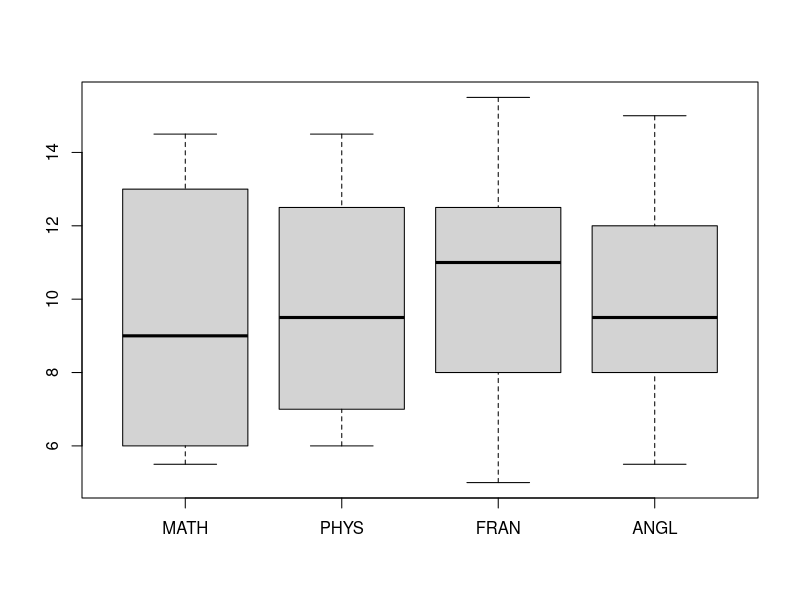
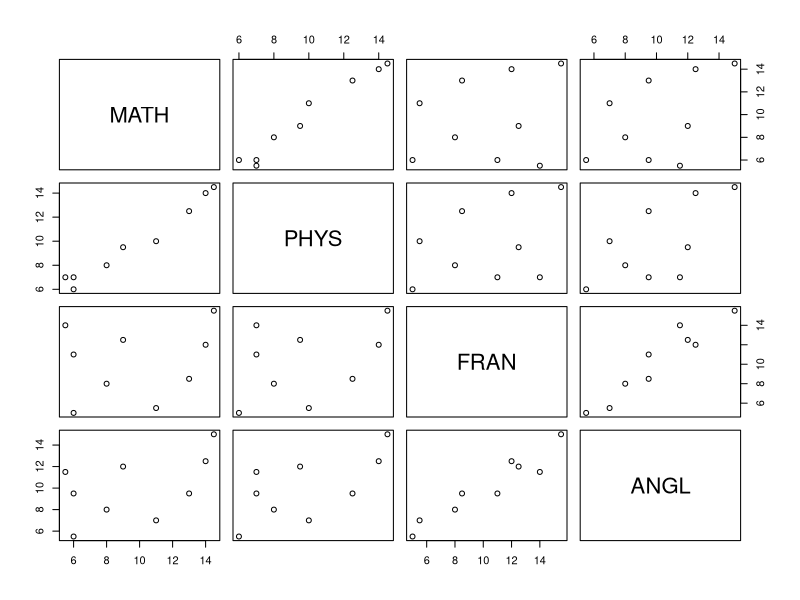
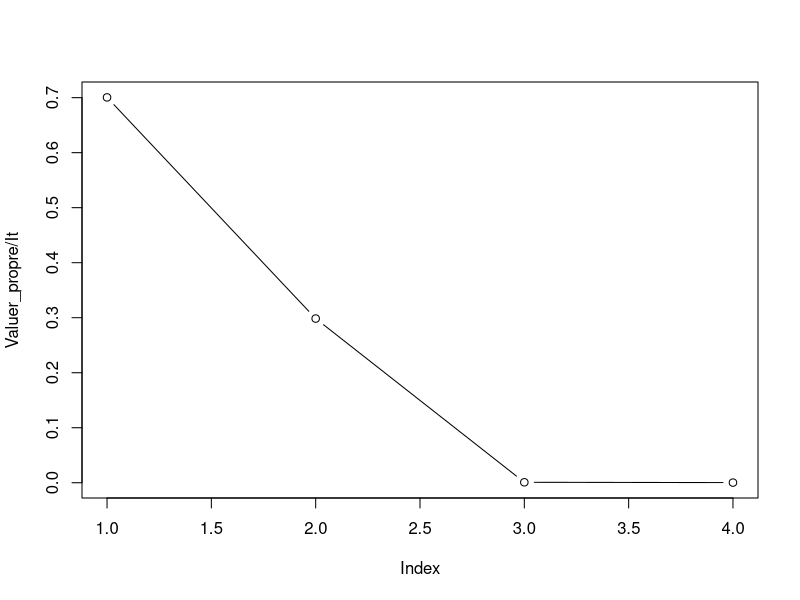
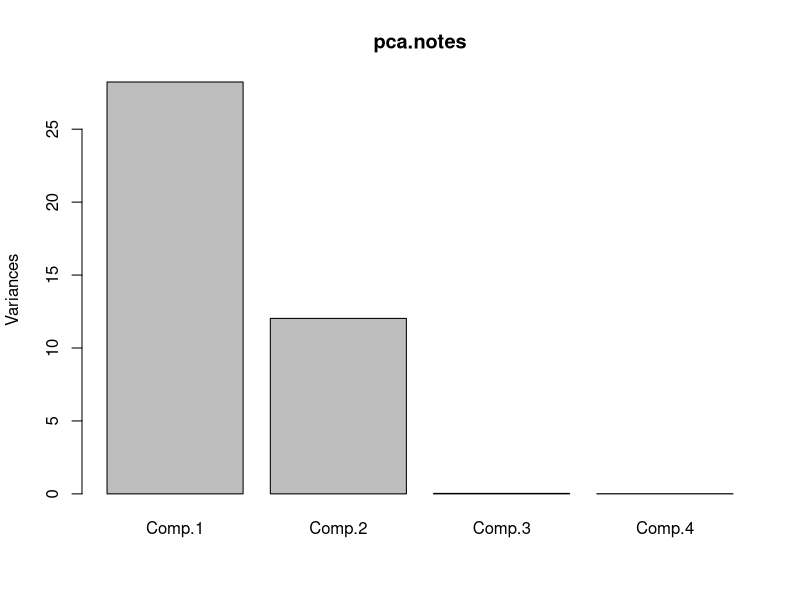
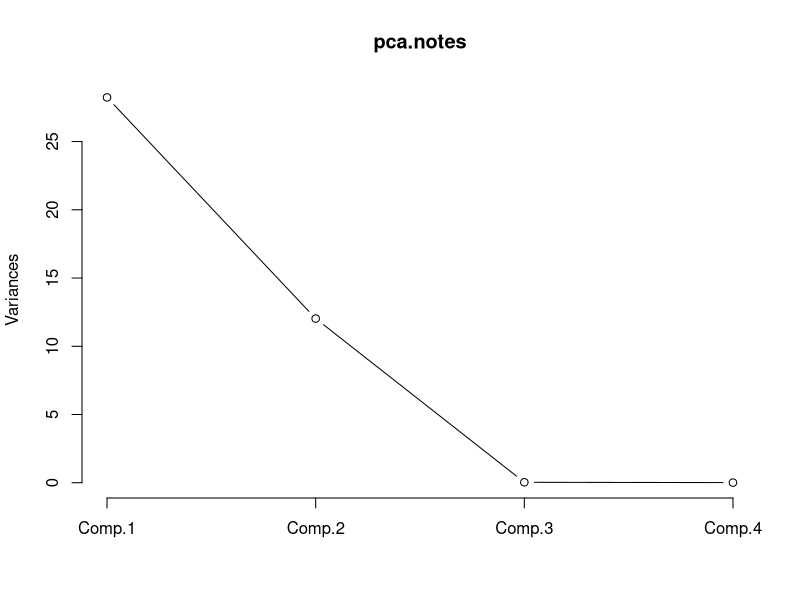
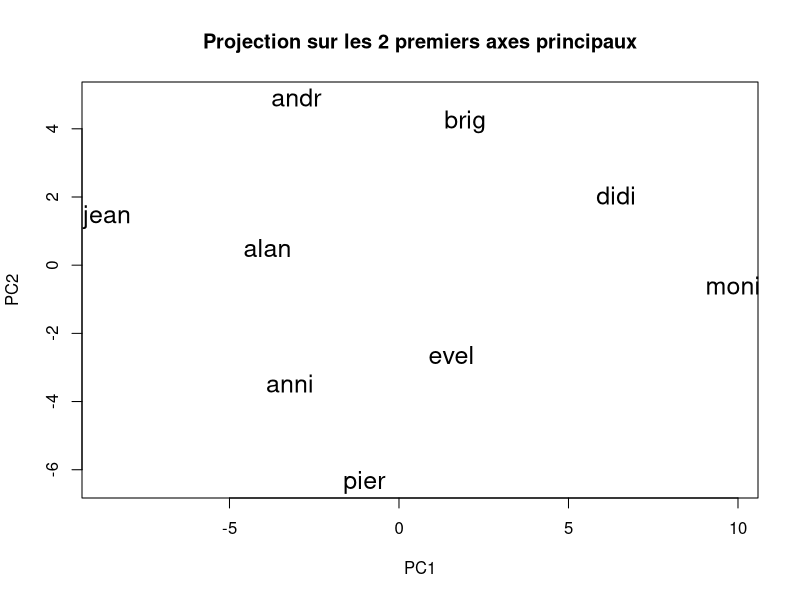

Write R code to recreate these figures, in order.
#Analyse descriptive

data=read.table("notes_ACP.txt")
head(data)#on verifie que la table est bien une table bien structuré

summary(data)
boxplot(data)


pairs(data)#Math pysique sont correlés et anglais français aussi.

length(data)

covariance=(length(data)-1)/length(data)*cov(data)

#correlation 
cor(data)

#moyenne empirique
apply(data,2,mean)


#variance empirique
apply(data,2,var)


#ACP-------------------------------------------------------------------------------------
X=scale(data,center = TRUE,scale = FALSE)

n=9
Eigen=eigen((n-1)/n*cov(X))
Valuer_propre=Eigen$values#Matrice S de covariance
Vecteur_propre=Eigen$vectors
#Inertie It
It_mat_cov=sum(diag((n-1)/n*cov(X)))#Inertie avec matrice de covariance 
It=sum(diag(Valuer_propre))#avec valeurs propres
It
It_mat_cov

#Part d'inertie
Part_It=Valuer_propre/It
Part_It#[1] 0.7004669429 0.2984607138 0.0008095538 0.0002627896 (donc on garde que les 2 premiers 
#axes qui contribuent à 99%)

#Methode des ébouilis
plot(Valuer_propre/It,type = "b")#on garde les 2 premiers 

#ACP avec princomp------------------------------------------------------------------------


pca.notes=princomp(data)

Val_p=(pca.notes$sdev)^2
Vect_p=(pca.notes$loadings)
Val_p
Valuer_propre
Vecteur_propre
Vect_p

#3.c
summary(pca.notes)
plot(pca.notes)

plot(pca.notes,type='l')
#On observe que les 2 premiers composant sont le pus significatifs.


#Question 4

#les composantes principales
C=pca.notes$scores
#representation dans le plan principal
plot(C[,1:2],type = "n",xlab = "PC1",ylab = "PC2")
text(C[,1:2],labels = row.names(data),cex = 1.5)
title(main="Projection sur les 2 premiers axes principaux")
#lines(c(min(C[,1]),c(max(C[,1])))


#Question 5 qualites de representation

norm=function(x){return(sum(x^2))}
cos2=cbind(C[,1]^2/apply(X,1,norm),C[,2]^2/apply(X,1,norm))
cos2

rowSums(cos2)

#Question 6 contribution


#FACTOMineR

library(FactoMineR)
